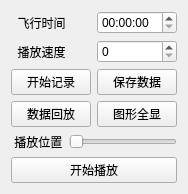
       <widget class="QWidget" name="layoutWidget_3">
        <property name="geometry">
         <rect>
          <x>790</x>
          <y>350</y>
          <width>182</width>
          <height>190</height>
         </rect>
        </property>
        <layout class="QVBoxLayout" name="verticalLayout_8">
         <item>
          <layout class="QVBoxLayout" name="verticalLayout_7">
           <item>
            <layout class="QHBoxLayout" name="horizontalLayout_7">
             <item>
              <widget class="QLabel" name="label_7">
               <property name="text">
                <string>  飞行时间</string>
               </property>
              </widget>
             </item>
             <item>
              <widget class="QTimeEdit" name="timeEdit"/>
             </item>
            </layout>
           </item>
           <item>
            <layout class="QHBoxLayout" name="horizontalLayout_23">
             <item>
              <widget class="QLabel" name="label_10">
               <property name="palette">
                <palette>
                 <active>
                  <colorrole role="Text">
                   <brush brushstyle="SolidPattern">
                    <color alpha="255">
                     <red>0</red>
                     <green>0</green>
                     <blue>0</blue>
                    </color>
                   </brush>
                  </colorrole>
                 </active>
                 <inactive>
                  <colorrole role="Text">
                   <brush brushstyle="SolidPattern">
                    <color alpha="255">
                     <red>0</red>
                     <green>0</green>
                     <blue>0</blue>
                    </color>
                   </brush>
                  </colorrole>
                 </inactive>
                 <disabled>
                  <colorrole role="Text">
                   <brush brushstyle="SolidPattern">
                    <color alpha="255">
                     <red>120</red>
                     <green>120</green>
                     <blue>120</blue>
                    </color>
                   </brush>
                  </colorrole>
                 </disabled>
                </palette>
               </property>
               <property name="text">
                <string>  播放速度</string>
               </property>
              </widget>
             </item>
             <item>
              <widget class="QSpinBox" name="spinBoxShowBack"/>
             </item>
            </layout>
           </item>
          </layout>
         </item>
         <item>
          <layout class="QVBoxLayout" name="verticalLayout_6">
           <item>
            <layout class="QHBoxLayout" name="horizontalLayout_24">
             <item>
              <widget class="QPushButton" name="pushButton_startLog">
               <property name="text">
                <string>开始记录</string>
               </property>
               <property name="icon">
                <iconset resource="pic.qrc">
                 <normaloff>:/new/prefix1/picture/notepad-icon.png</normaloff>:/new/prefix1/picture/notepad-icon.png</iconset>
               </property>
               <property name="iconSize">
                <size>
                 <width>25</width>
                 <height>25</height>
                </size>
               </property>
              </widget>
             </item>
             <item>
              <widget class="QPushButton" name="pushButton_saveData">
               <property name="text">
                <string>保存数据</string>
               </property>
               <property name="icon">
                <iconset resource="pic.qrc">
                 <normaloff>:/new/prefix1/picture/floppy-icon.png</normaloff>:/new/prefix1/picture/floppy-icon.png</iconset>
               </property>
               <property name="iconSize">
                <size>
                 <width>25</width>
                 <height>25</height>
                </size>
               </property>
              </widget>
             </item>
            </layout>
           </item>
           <item>
            <layout class="QHBoxLayout" name="horizontalLayout_25">
             <item>
              <widget class="QPushButton" name="pushButton_dataBackShow">
               <property name="text">
                <string>数据回放</string>
               </property>
               <property name="icon">
                <iconset resource="pic.qrc">
                 <normaloff>:/new/prefix1/picture/history.png</normaloff>:/new/prefix1/picture/history.png</iconset>
               </property>
               <property name="iconSize">
                <size>
                 <width>25</width>
                 <height>25</height>
                </size>
               </property>
              </widget>
             </item>
             <item>
              <widget class="QPushButton" name="pushButton_picShowAll">
               <property name="text">
                <string>图形全显</string>
               </property>
               <property name="icon">
                <iconset resource="pic.qrc">
                 <normaloff>:/new/prefix1/picture/line_chart.png</normaloff>:/new/prefix1/picture/line_chart.png</iconset>
               </property>
               <property name="iconSize">
                <size>
                 <width>25</width>
                 <height>25</height>
                </size>
               </property>
              </widget>
             </item>
            </layout>
           </item>
          </layout>
         </item>
         <item>
          <layout class="QHBoxLayout" name="horizontalLayout_16">
           <item>
            <widget class="QLabel" name="label_25">
             <property name="palette">
              <palette>
               <active>
                <colorrole role="Text">
                 <brush brushstyle="SolidPattern">
                  <color alpha="255">
                   <red>0</red>
                   <green>0</green>
                   <blue>0</blue>
                  </color>
                 </brush>
                </colorrole>
               </active>
               <inactive>
                <colorrole role="Text">
                 <brush brushstyle="SolidPattern">
                  <color alpha="255">
                   <red>0</red>
                   <green>0</green>
                   <blue>0</blue>
                  </color>
                 </brush>
                </colorrole>
               </inactive>
               <disabled>
                <colorrole role="Text">
                 <brush brushstyle="SolidPattern">
                  <color alpha="255">
                   <red>120</red>
                   <green>120</green>
                   <blue>120</blue>
                  </color>
                 </brush>
                </colorrole>
               </disabled>
              </palette>
             </property>
             <property name="text">
              <string> 播放位置</string>
             </property>
            </widget>
           </item>
           <item>
            <widget class="QSlider" name="horizontalSlider_showPosition">
             <property name="orientation">
              <enum>Qt::Horizontal</enum>
             </property>
            </widget>
           </item>
          </layout>
         </item>
         <item>
          <widget class="QPushButton" name="pushButton_StopStartShowBack">
           <property name="text">
            <string>开始播放</string>
           </property>
          </widget>
         </item>
        </layout>
       </widget>
